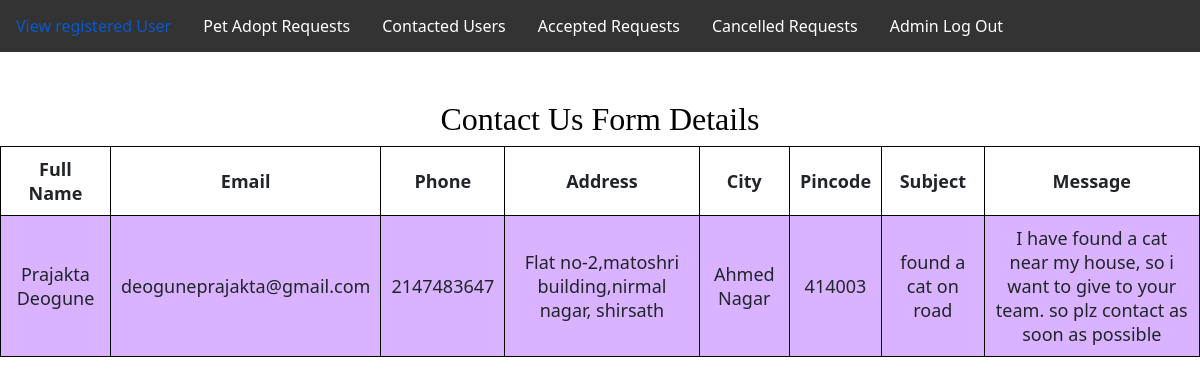
Page /contactus.php on the committed database.
### tables this page shows
CREATE TABLE `contactform` (
  `FullName` varchar(50) NOT NULL,
  `Email` varchar(50) NOT NULL,
  `Phone` int(10) NOT NULL,
  `Address` varchar(50) NOT NULL,
  `City` varchar(20) NOT NULL,
  `Pincode` varchar(20) NOT NULL,
  `Subject` varchar(60) NOT NULL,
  `Msg` varchar(100) NOT NULL
);

### contactus.php (the view, shortened to what this page needs)
<?php
 include "adminnavbar.php";
include "db_connect.php";
$sql = "SELECT * FROM contactform";
$result = $conn->query($sql);
?>
<!DOCTYPE html>
<html lang="en">
<head>
</head>
<body>
	<section>
        <br>
        <br>
		<h1>Contact Us Form Details</h1>
		<table>
			<tr>
                <th>Full Name</th>
				<th>Email</th>
				<th>Phone</th>
				<th>Address</th>
				<th>City</th>
				<th>Pincode</th>
                <th>Subject</th>
				<th>Message</th>
			</tr>
			<?php
				while($rows=$result->fetch_assoc())
				{
			?>
			<tr>
                <td><?php echo $rows['FullName'];?></td>
                <td><?php echo $rows['Email'];?></td>
				<td><?php echo $rows['Phone'];?></td>
				<td><?php echo $rows['Address'];?></td>
                <td><?php echo $rows['City'];?></td>
				<td><?php echo $rows['Pincode'];?></td>
				<td><?php echo $rows['Subject'];?></td>
				<td><?php echo $rows['Msg'];?></td>
			</tr>
			<?php
				}
			?>
		</table>
	</section>
</body>
</html>

### contactus.php (style rules this page uses)
table { margin: 0 auto; font-size: large; border: 1px solid black; }
h1 { text-align: center; color: #000000; font-size: xx-large; font-family: 'Gill Sans', 'Gill Sans MT', ' Calibri', 'Trebuchet MS', 'sans-serif'; }
td { background-color: #d9b3ff; border: 1px solid black; }
th, td { font-weight: bold; border: 1px solid black; padding: 10px; text-align: center; }
td { font-weight: lighter; }

### rows in the picture
contactform: FullName "Prajakta Deogune", Email "deoguneprajakta@gmail.com", Phone "2147483647", Address "Flat no-2,matoshri building,nirmal nagar, shirsath", City "Ahmed Nagar", Pincode "414003", Subject "found a cat on road", Msg "I have found a cat near my house, so i want to give to your team. so plz contact as soon as possible"
